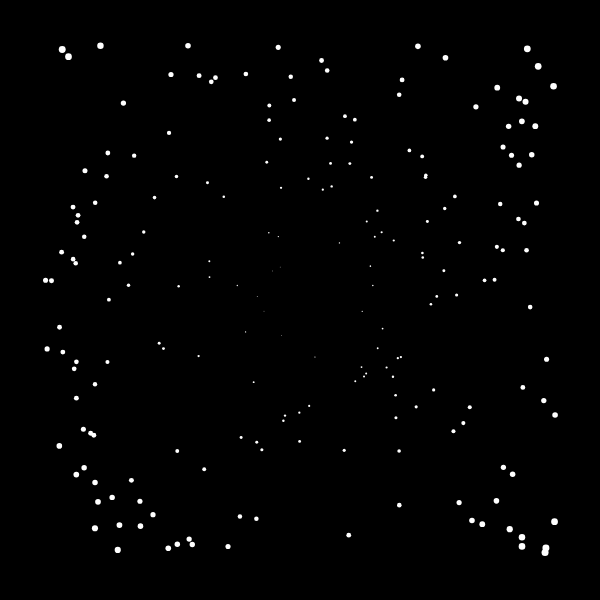
Frame 1 (no input)
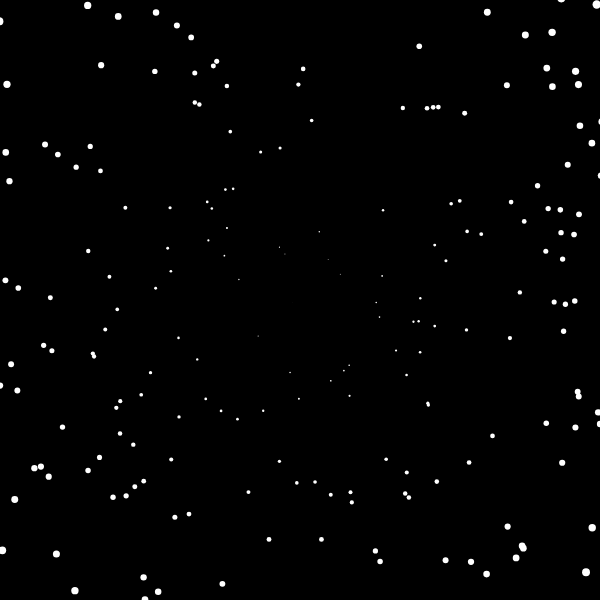
Frame 60 (no input)
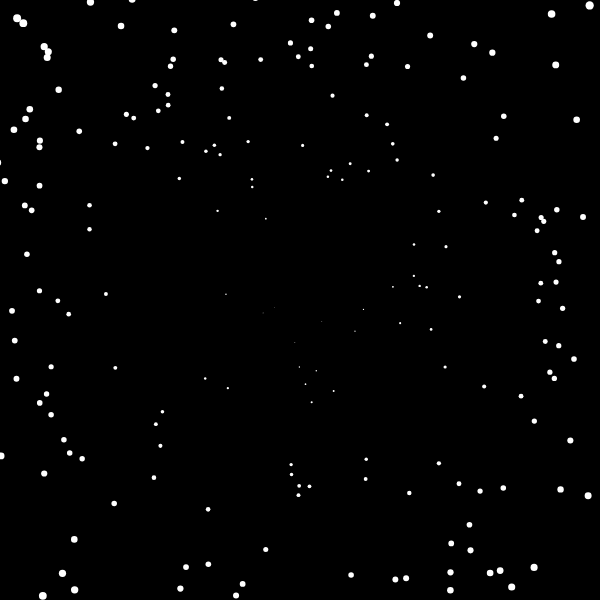
Frame 120 (the mouse pressed at the canvas centre since frame 60)

The p5.js sketch that drew these frames (run headless with seeded random() and noise() and a simulated clock; from frame 60 on, the mouse is pressed at the canvas centre):

// p5.js sketch
// ── sketch.js
/*
http://nexusbug.com/

STORY of ONE

EP 001: Template

SCALE = pow(10, 27) meters
*/

let wW, wH, cW, cH;

let cnv;

let stars = [];


function setup() {
  calcCanvasSize();
  cnv = createCanvas(cW, cH);

  for (let i = 0; i < 200; i++) {
    stars.push(new Field(25));
  }
}

function draw() {
  background(0);
  imageMode(CENTER);

  for (let i = 0; i < stars.length; i++) {
    stars[i].paint();
  }
}

class Field {

  constructor(speed) {
    this.x = random(50, cW - 50); // x coordinate of starting point
    this.y = random(50, cH - 50); //y coordinate of starting point
    this.radi = 4; //radius of the star
    this.dia = this.radi * 2; //diameter
    this.speed = speed; //speed of the animation
  }

  paint() {
    this.update();
    this.dist();
    this.move();
    this.calcDia();
    this.disp()
  }

  update() {
    //check if the star is going outside of canvas
    if (this.x > cW || this.x < 0 || this.y > cH || this.y < 0) {
      //take it back to somwhere around center of canvas
      this.x = random(cW / 2 - 350, cW / 2 + 350);
      this.y = random(cH / 2 - 350, cH / 2 + 350);
    }
  }

  //display the star
  disp() {
    noStroke();
    fill(255);
    ellipse(this.x, this.y, this.dia, this.dia);
  }

  //distance of x and y coordinates to center
  dist() {
    this.sx = this.x - cW / 2;
    this.sy = this.y - cH / 2;
  }

  //cumulative increment from center to sides
  move() {
    this.x = this.x + (this.sx / cW / 2) * this.speed;
    this.y = this.y + (this.sy / cH / 2) * this.speed;
  }

  // calculates diameter according to the distance to center
  calcDia() {
    this.d = dist(this.x, this.y, cW / 2, cH / 2); //vectoral distance to center
    this.dia = map(this.d, 0, cW / 2, 0, cW / 100); //this mapping will result change in the diameter of the star, will be zero at the center and increase through to sides
  }
}



//template
function calcCanvasSize() {
  wW = windowWidth;
  wH = windowHeight;

  if (wW < wH) {
    wH = wW
  } else {
    wW = wH
  }

  cW = wW - 300;

  if (wW <= 700) {
    cW = 400;
  } else if (wW >= 900) {
    cW = 600;
  }
  cH = cW;
}

function windowResized() {
  calcCanvasSize();
  resizeCanvas(cW, cH);

}
